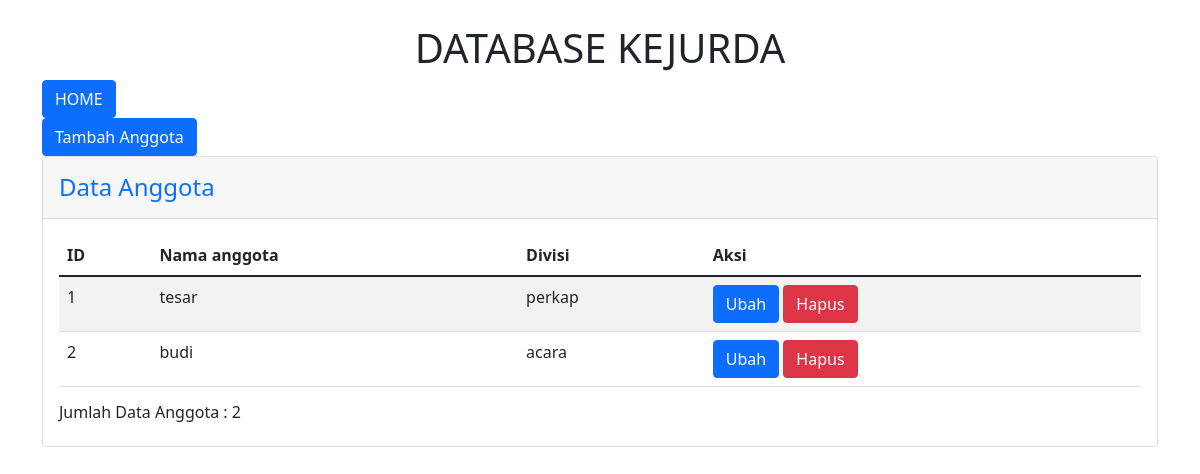
/anggota.php, run on the app's committed database.
### tables this page shows
CREATE TABLE `anggota` (
  `id_anggota` int(11) NOT NULL,
  `nama` varchar(12) NOT NULL,
  `divisi` varchar(12) NOT NULL
);

### anggota.php (the view, shortened to what this page needs)
<?php
require 'config.php';
?>
<!DOCTYPE html>
<html lang="en">
<head>
    <link href="https://cdn.jsdelivr.net/npm/bootstrap@5.1.3/dist/css/bootstrap.min.css" rel="stylesheet">
</head>
<body>
    <div class="container-sm">
        <br>
        <h1 class="text-center">
            DATABASE KEJURDA
        </h1>
        <div class="col text-start">
            <a class="btn btn-primary" href="index.php">HOME</a>
        </div>
        <div class="col text-start">
            <a class="btn btn-primary" href="tambah_anggota.php">Tambah Anggota</a>
        </div>
        <div class="card">
            <div class="card-header py-3">
                <h4 class="m-0 font-weight-bold text-primary">Data Anggota</h4>
            </div>
            <div class="card-body">
                <table class="table table-striped">
                    <thead>
                    <tr>
                            <th scope="col">ID</th>
                            <th scope="col">Nama anggota</th>
                            <th scope="col">Divisi</th>
                            <th scope="col">Aksi</th>
                        </tr>
                    </thead>
                    <tbody>
                        <?php
                        $query = mysqli_query($koneksi,"SELECT * FROM anggota");
                        $count = mysqli_num_rows($query);
                        while ($data = mysqli_fetch_assoc($query))
                        {
                            $id_anggota = $data['id_anggota'];
                            $nama = $data['nama'];
                            $divisi = $data['divisi'];
                        ?>
                        <tr>
                            <td><?= $id_anggota ?></td>
                            <td><?= $nama ?></td>
                            <td><?= $divisi ?></td>
                            <td>
                                <form method="Post">
                                    <a class="btn btn-primary" href="update_anggota.php?id_anggota=<?= $id_anggota ?>">Ubah</a>
                                    <button name="delete-anggota" class="btn btn-danger">Hapus</button>
                                </form>
                            </td>
                        </tr>
                        <?php
                        }
                        ?>
                    </tbody>
                </table>
                <h6>Jumlah Data Anggota : <?php echo $count; ?></h6>
            </div>
        </div>
    </div>
</body>
</html>

### data on the page
anggota: id_anggota "1", nama "tesar", divisi "perkap"
anggota: id_anggota "2", nama "budi", divisi "acara"

### other printed values
$count "2"
